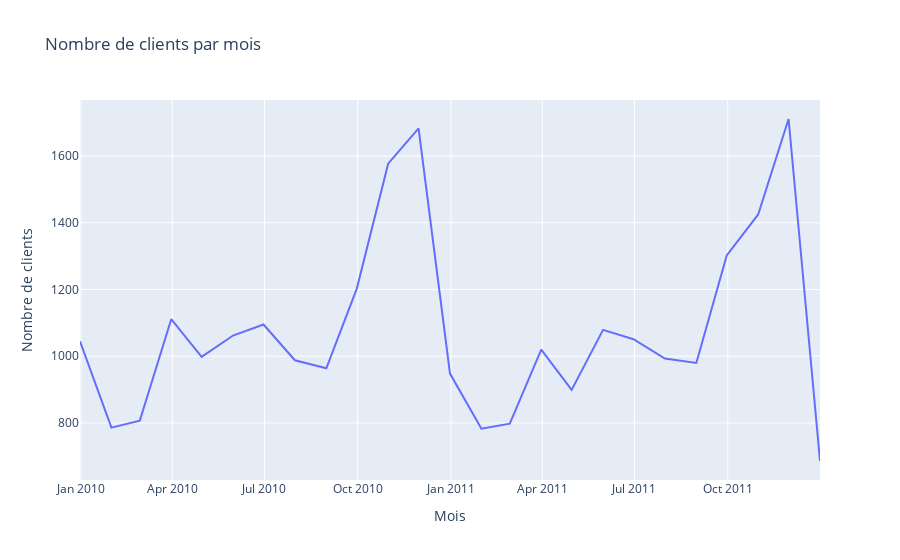

Write notebook code for a chart like this one.
### Code cell
import plotly.graph_objects as go

# Convertir l'index en une colonne régulière
unique_customers_by_month = unique_customers_by_month.reset_index()

# Créer la figure et les lignes du graphique en utilisant Plotly
fig = go.Figure(data=[go.Scatter(x=unique_customers_by_month['InvoiceDate'], y=unique_customers_by_month['Customer ID'], mode='lines')])

# Ajouter les étiquettes et le titre
fig.update_layout(title='Nombre de clients par mois',
                  xaxis_title='Mois',
                  yaxis_title='Nombre de clients')

# Afficher le graphique interactif
fig.show()

### Figure 1 — Plotly figure (JSON) as saved in the notebook; plotly's stock layout.template omitted (floating-point values rounded to 4 significant figures)
{"data": [{"mode": "lines", "type": "scatter", "x": ["2009-12-31T00:00:00", "2010-01-31T00:00:00", "2010-02-28T00:00:00", "2010-03-31T00:00:00", "2010-04-30T00:00:00", "2010-05-31T00:00:00", "2010-06-30T00:00:00", "2010-07-31T00:00:00", "2010-08-31T00:00:00", "2010-09-30T00:00:00", "2010-10-31T00:00:00", "2010-11-30T00:00:00", "2010-12-31T00:00:00", "2011-01-31T00:00:00", "2011-02-28T00:00:00", "2011-03-31T00:00:00", "2011-04-30T00:00:00", "2011-05-31T00:00:00", "2011-06-30T00:00:00", "2011-07-31T00:00:00", "2011-08-31T00:00:00", "2011-09-30T00:00:00", "2011-10-31T00:00:00", "2011-11-30T00:00:00", "2011-12-31T00:00:00"], "y": [1045, 786, 807, 1111, 998, 1062, 1095, 988, 964, 1202, 1577, 1683, 948, 783, 798, 1020, 899, 1079, 1051, 993, 980, 1302, 1425, 1711, 686]}], "layout": {"title": {"text": "Nombre de clients par mois"}, "xaxis": {"title": {"text": "Mois"}}, "yaxis": {"title": {"text": "Nombre de clients"}}}}
